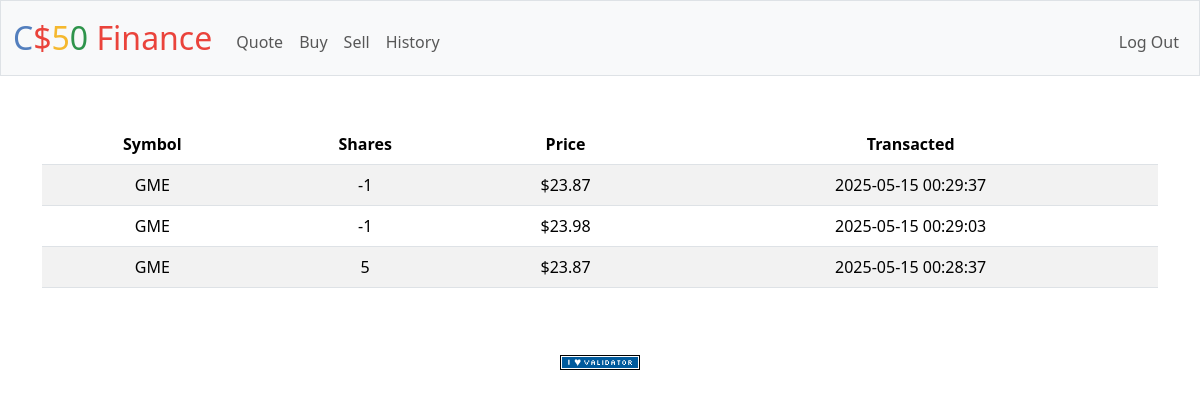
Screenshot of /history (signed in) with the database file from the repository.
### tables this page shows
CREATE TABLE transactions (
        id INTEGER PRIMARY KEY AUTOINCREMENT,
        user_id INTEGER NOT NULL,
        symbol TEXT NOT NULL,
        shares INTEGER NOT NULL,
        price_per_share REAL NOT NULL,
        timestamp DATETIME DEFAULT CURRENT_TIMESTAMP,
        FOREIGN KEY (user_id) REFERENCES users(id)
    );

### app.py (the view)
@app.route("/history")
@login_required
def history():
    user_id = session["user_id"]
    transactions = db.execute(
        "SELECT symbol, shares, price_per_share, timestamp FROM transactions WHERE user_id = ? ORDER BY timestamp DESC",
        user_id
    )
    return render_template("history.html", transactions=transactions)

### app.py (called while the page is built)
@app.after_request
def after_request(response):
    response.headers["Cache-Control"] = "no-cache, no-store, must-revalidate"
    response.headers["Expires"] = 0
    response.headers["Pragma"] = "no-cache"
    return response

### helpers.py (called while the page is built)
def login_required(f):
    @wraps(f)
    def decorated_function(*args, **kwargs):
        if session.get("user_id") is None:
            return redirect("/login")
        return f(*args, **kwargs)
    return decorated_function

def usd(value):
    return f"${value:,.2f}"

### templates/history.html
{% extends "layout.html" %} {% block title %} Transaction History {% endblock %}
{% block main %}
<table class="table table-striped">
  <thead>
    <tr>
      <th>Symbol</th>
      <th>Shares</th>
      <th>Price</th>
      <th>Transacted</th>
    </tr>
  </thead>
  <tbody>
    {% for row in transactions %}
    <tr>
      <td>{{ row.symbol }}</td>
      <td>{{ row.shares }}</td>
      <td>{{ row.price_per_share | usd }}</td>
      <td>{{ row.timestamp }}</td>
    </tr>
    {% endfor %}
  </tbody>
</table>
{% endblock %}

### templates/layout.html (shortened to what this page needs)
<!DOCTYPE html>
<html lang="en">
    <head>
        <link href="https://cdn.jsdelivr.net/npm/bootstrap@5.3.3/dist/css/bootstrap.min.css" rel="stylesheet">
        <link href="/static/styles.css" rel="stylesheet">
    </head>
    <body>
        <nav class="bg-light border navbar navbar-expand-md navbar-light">
            <div class="container-fluid">
                <a class="navbar-brand" href="/"><span class="blue">C</span><span class="red">$</span><span class="yellow">5</span><span class="green">0</span> <span class="red">Finance</span></a>
                <div class="collapse navbar-collapse" id="navbar">
                    {% if session["user_id"] %}
                        <ul class="navbar-nav me-auto mt-2">
                            <li class="nav-item"><a class="nav-link" href="/quote">Quote</a></li>
                            <li class="nav-item"><a class="nav-link" href="/buy">Buy</a></li>
                            <li class="nav-item"><a class="nav-link" href="/sell">Sell</a></li>
                            <li class="nav-item"><a class="nav-link" href="/history">History</a></li>
                        </ul>
                        <ul class="navbar-nav ms-auto mt-2">
                            <li class="nav-item"><a class="nav-link" href="/logout">Log Out</a></li>
                        </ul>
                    {% else %}
                        <ul class="navbar-nav ms-auto mt-2">
                            <li class="nav-item"><a class="nav-link" href="/register">Register</a></li>
                            <li class="nav-item"><a class="nav-link" href="/login">Log In</a></li>
                        </ul>
                    {% endif %}
                </div>
            </div>
        </nav>
        <main class="container py-5 text-center">
            {% block main %}{% endblock %}
        </main>
        <footer class="mb-5">
            <form action="https://validator.w3.org/check" class="text-center" enctype="multipart/form-data" method="post" target="_blank">
                <input alt="Validate" src="/static/I_heart_validator.png" type="image">
            </form>
        </footer>
    </body>
</html>

### static/styles.css (style rules this page uses)
nav .navbar-brand { font-size: xx-large; }
nav .navbar-brand .blue { color: #537fbe; }
nav .navbar-brand .red { color: #ea433b; }
nav .navbar-brand .yellow { color: #f5b82e; }
nav .navbar-brand .green { color: #2e944b; }

### rows the page displays
transactions: symbol "GME", shares "-1", price_per_share "$23.87", timestamp "2025-05-15 00:29:37"
transactions: symbol "GME", shares "-1", price_per_share "$23.98", timestamp "2025-05-15 00:29:03"
transactions: symbol "GME", shares "5", price_per_share "$23.87", timestamp "2025-05-15 00:28:37"
